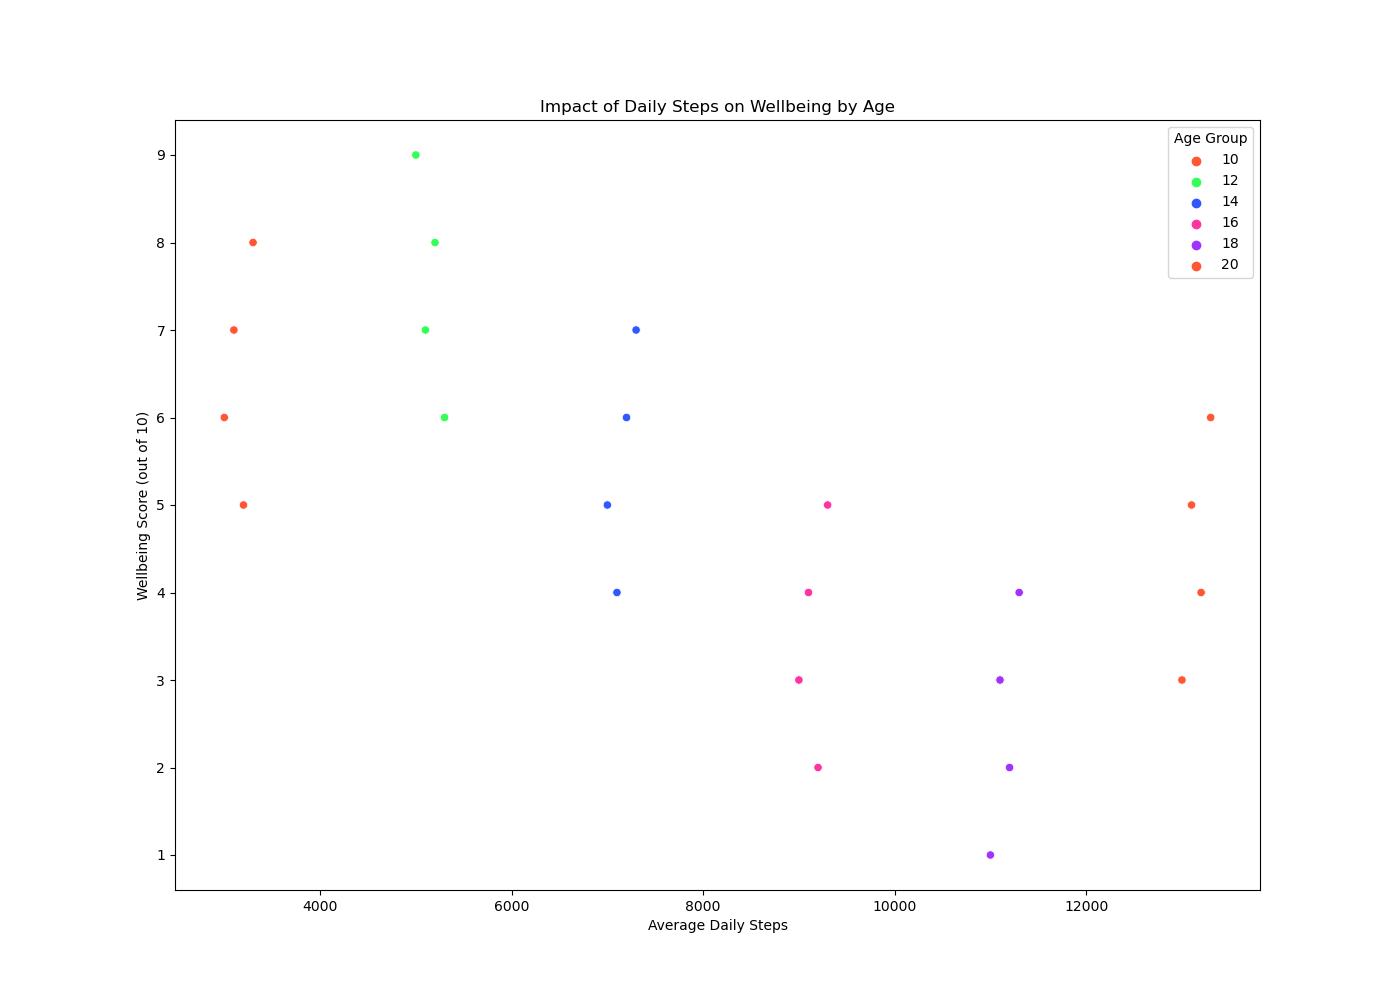

This chart was generated by the following Python code:

import seaborn as sns
import pandas as pd
import matplotlib.pyplot as plt

# Data from the table provided above
data = {
    'Age': [10, 10, 10, 10, 12, 12, 12, 12, 14, 14, 14, 14, 16, 16, 16, 16, 18, 18, 18, 18, 20, 20, 20, 20],
    'Steps_Per_Day': [3000, 3200, 3100, 3300, 5000, 5200, 5100, 5300, 7000, 7200, 7100, 7300, 9000, 9200, 9100, 9300, 11000, 11200, 11100, 11300, 13000, 13200, 13100, 13300],
    'Wellbeing_Score': [6, 5, 7, 8, 9, 8, 7, 6, 5, 6, 4, 7, 3, 2, 4, 5, 1, 2, 3, 4, 3, 4, 5, 6]
}

# Convert the dictionary into a DataFrame
df = pd.DataFrame(data)

# Create the scatterplot
plt.figure(figsize=(14, 10))
scatter_plot = sns.scatterplot(x='Steps_Per_Day', y='Wellbeing_Score', hue='Age', palette=['#FF5733', '#33FF57', '#3357FF', '#FF33A1', '#A133FF'], data=df)

# Customizing the scatterplot
scatter_plot.set_title('Impact of Daily Steps on Wellbeing by Age')
scatter_plot.set_xlabel('Average Daily Steps')
scatter_plot.set_ylabel('Wellbeing Score (out of 10)')

plt.legend(title='Age Group', loc='upper right')
plt.show()
